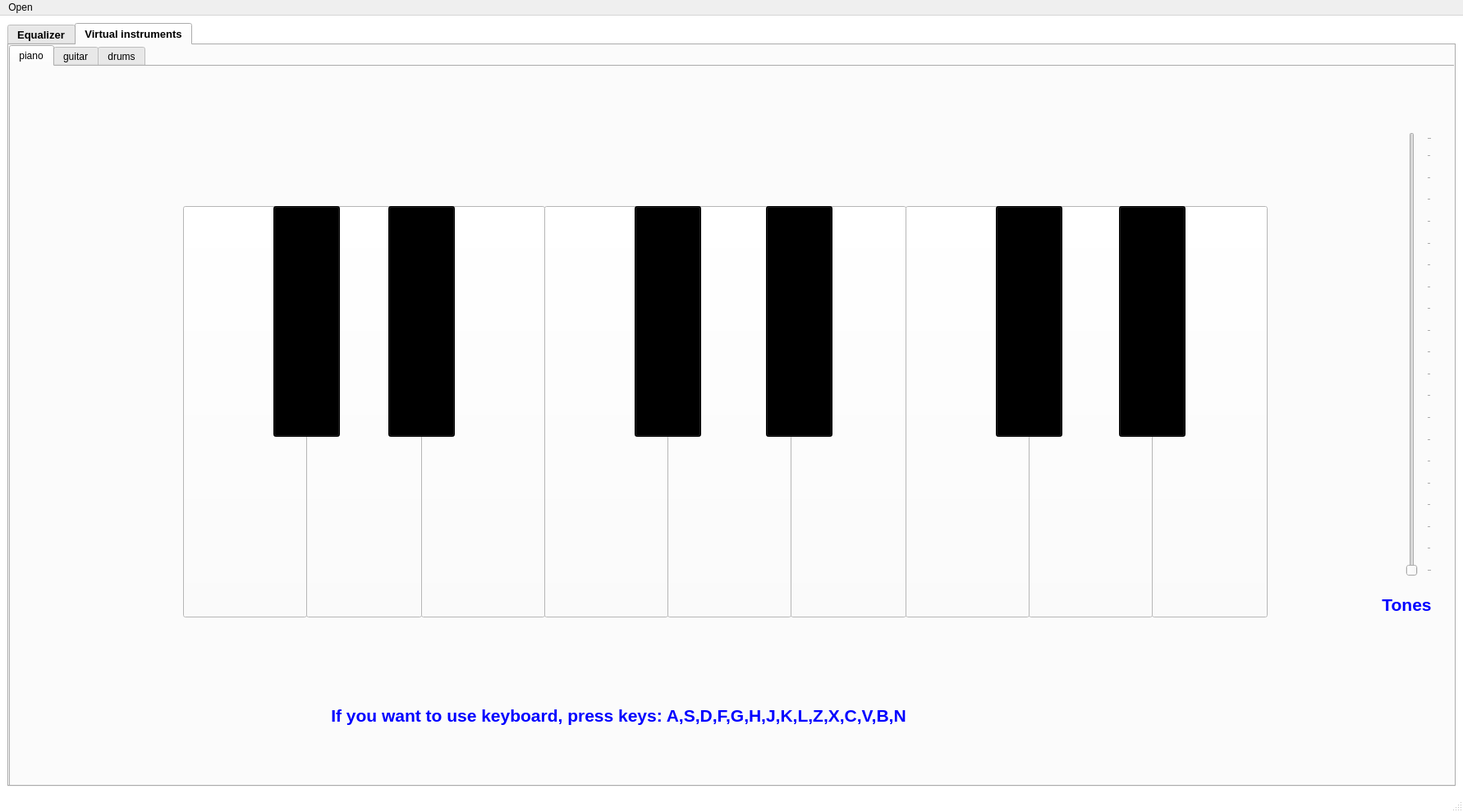
<?xml version="1.0" encoding="UTF-8"?>
<ui version="4.0">
 <class>MainWindow</class>
 <widget class="QMainWindow" name="MainWindow">
  <property name="geometry">
   <rect>
    <x>0</x>
    <y>0</y>
    <width>1782</width>
    <height>989</height>
   </rect>
  </property>
  <property name="windowTitle">
   <string>MainWindow</string>
  </property>
  <property name="styleSheet">
   <string notr="true">QMainWindow { background-color:white; }</string>
  </property>
  <widget class="QWidget" name="centralwidget">
   <layout class="QGridLayout" name="gridLayout">
    <item row="0" column="0">
     <layout class="QHBoxLayout" name="horizontalLayout">
      <item>
       <widget class="QTabWidget" name="main_tab">
        <property name="font">
         <font>
          <pointsize>10</pointsize>
          <weight>75</weight>
          <bold>true</bold>
         </font>
        </property>
        <property name="styleSheet">
         <string notr="true">QPushButton { background-color: yellow; }</string>
        </property>
        <property name="currentIndex">
         <number>1</number>
        </property>
        <property name="iconSize">
         <size>
          <width>50</width>
          <height>151</height>
         </size>
        </property>
        <property name="elideMode">
         <enum>Qt::ElideNone</enum>
        </property>
        <widget class="QWidget" name="tab_equalizer">
         <attribute name="title">
          <string>Equalizer</string>
         </attribute>
         <layout class="QGridLayout" name="gridLayout_2">
          <item row="0" column="0">
           <widget class="QSplitter" name="equalizer_splitter">
            <property name="orientation">
             <enum>Qt::Horizontal</enum>
            </property>
            <widget class="QSplitter" name="graph_splitter">
             <property name="orientation">
              <enum>Qt::Vertical</enum>
             </property>
             <widget class="QWidget" name="verticalLayoutWidget">
              <layout class="QVBoxLayout" name="graph_layout">
               <item>
                <widget class="PlotWidget" name="music_signal"/>
               </item>
               <item>
                <layout class="QHBoxLayout" name="buttons_layout">
                 <item>
                  <spacer name="buttons_spacer2">
                   <property name="orientation">
                    <enum>Qt::Horizontal</enum>
                   </property>
                   <property name="sizeHint" stdset="0">
                    <size>
                     <width>20</width>
                     <height>20</height>
                    </size>
                   </property>
                  </spacer>
                 </item>
                 <item>
                  <widget class="QPushButton" name="stop_button">
                   <property name="maximumSize">
                    <size>
                     <width>90</width>
                     <height>90</height>
                    </size>
                   </property>
                   <property name="styleSheet">
                    <string notr="true">QPushButton { background-color:black ; 
                     border-radius : 45;}</string>
                   </property>
                   <property name="text">
                    <string/>
                   </property>
                   <property name="icon">
                    <iconset>
                     <normaloff>img/stop-button2.png</normaloff>img/stop-button2.png</iconset>
                   </property>
                   <property name="iconSize">
                    <size>
                     <width>90</width>
                     <height>90</height>
                    </size>
                   </property>
                   <property name="autoDefault">
                    <bool>false</bool>
                   </property>
                   <property name="default">
                    <bool>false</bool>
                   </property>
                   <property name="flat">
                    <bool>false</bool>
                   </property>
                  </widget>
                 </item>
                 <item>
                  <widget class="QPushButton" name="play_button">
                   <property name="maximumSize">
                    <size>
                     <width>90</width>
                     <height>90</height>
                    </size>
                   </property>
                   <property name="autoFillBackground">
                    <bool>false</bool>
                   </property>
                   <property name="styleSheet">
                    <string notr="true">QPushButton { background-color:black ;
                      border-radius : 45; }</string>
                   </property>
                   <property name="text">
                    <string/>
                   </property>
                   <property name="icon">
                    <iconset>
                     <normaloff>img/play-button2.png</normaloff>img/play-button2.png</iconset>
                   </property>
                   <property name="iconSize">
                    <size>
                     <width>90</width>
                     <height>90</height>
                    </size>
                   </property>
                  </widget>
                 </item>
                 <item>
                  <spacer name="buttons_spacer1">
                   <property name="orientation">
                    <enum>Qt::Horizontal</enum>
                   </property>
                   <property name="sizeHint" stdset="0">
                    <size>
                     <width>20</width>
                     <height>20</height>
                    </size>
                   </property>
                  </spacer>
                 </item>
                </layout>
               </item>
              </layout>
             </widget>
             <widget class="QWidget" name="verticalLayoutWidget_3">
              <layout class="QVBoxLayout" name="spectrogram_layout">
               <item>
                <layout class="QHBoxLayout" name="spectrogram_title_layout">
                 <item>
                  <widget class="QLabel" name="spectrogram_title">
                   <property name="font">
                    <font>
                     <pointsize>14</pointsize>
                     <weight>75</weight>
                     <bold>true</bold>
                    </font>
                   </property>
                   <property name="styleSheet">
                    <string notr="true">QLabel { color: blue;}</string>
                   </property>
                   <property name="text">
                    <string>Spectrogram</string>
                   </property>
                   <property name="alignment">
                    <set>Qt::AlignCenter</set>
                   </property>
                  </widget>
                 </item>
                </layout>
               </item>
               <item>
                <widget class="QWidget" name="spectro_widget" native="true"/>
               </item>
              </layout>
             </widget>
            </widget>
            <widget class="QWidget" name="verticalLayoutWidget_2">
             <layout class="QVBoxLayout" name="setting_layout">
              <item>
               <layout class="QVBoxLayout" name="setting_layout2">
                <item>
                 <spacer name="header_setting_space">
                  <property name="orientation">
                   <enum>Qt::Horizontal</enum>
                  </property>
                  <property name="sizeHint" stdset="0">
                   <size>
                    <width>40</width>
                    <height>20</height>
                   </size>
                  </property>
                 </spacer>
                </item>
                <item>
                 <layout class="QHBoxLayout" name="volume_layout">
                  <item>
                   <widget class="Line" name="volume_line1">
                    <property name="styleSheet">
                     <string notr="true">Line { color: white; }</string>
                    </property>
                    <property name="midLineWidth">
                     <number>5</number>
                    </property>
                    <property name="orientation">
                     <enum>Qt::Horizontal</enum>
                    </property>
                   </widget>
                  </item>
                  <item>
                   <widget class="QLabel" name="volume_level_title">
                    <property name="font">
                     <font>
                      <pointsize>14</pointsize>
                      <weight>75</weight>
                      <bold>true</bold>
                     </font>
                    </property>
                    <property name="styleSheet">
                     <string notr="true">QLabel { color: blue;}</string>
                    </property>
                    <property name="text">
                     <string>Volume level</string>
                    </property>
                    <property name="alignment">
                     <set>Qt::AlignCenter</set>
                    </property>
                   </widget>
                  </item>
                  <item>
                   <widget class="Line" name="volume_line2">
                    <property name="styleSheet">
                     <string notr="true">Line { color: blue; }</string>
                    </property>
                    <property name="frameShadow">
                     <enum>QFrame::Sunken</enum>
                    </property>
                    <property name="lineWidth">
                     <number>1</number>
                    </property>
                    <property name="midLineWidth">
                     <number>5</number>
                    </property>
                    <property name="orientation">
                     <enum>Qt::Horizontal</enum>
                    </property>
                   </widget>
                  </item>
                 </layout>
                </item>
                <item>
                 <widget class="QDial" name="volume_control">
                  <property name="maximumSize">
                   <size>
                    <width>500</width>
                    <height>500</height>
                   </size>
                  </property>
                  <property name="font">
                   <font>
                    <pointsize>36</pointsize>
                   </font>
                  </property>
                  <property name="focusPolicy">
                   <enum>Qt::WheelFocus</enum>
                  </property>
                  <property name="styleSheet">
                   <string notr="true">QDial { background-color:blue; }</string>
                  </property>
                  <property name="value">
                   <number>25</number>
                  </property>
                  <property name="sliderPosition">
                   <number>25</number>
                  </property>
                  <property name="orientation">
                   <enum>Qt::Horizontal</enum>
                  </property>
                  <property name="wrapping">
                   <bool>false</bool>
                  </property>
                  <property name="notchesVisible">
                   <bool>true</bool>
                  </property>
                 </widget>
                </item>
                <item>
                 <layout class="QHBoxLayout" name="music_layout">
                  <item>
                   <widget class="Line" name="musical_line1">
                    <property name="midLineWidth">
                     <number>5</number>
                    </property>
                    <property name="orientation">
                     <enum>Qt::Horizontal</enum>
                    </property>
                   </widget>
                  </item>
                  <item>
                   <widget class="QLabel" name="musical_setting_title">
                    <property name="font">
                     <font>
                      <pointsize>14</pointsize>
                      <weight>75</weight>
                      <bold>true</bold>
                     </font>
                    </property>
                    <property name="styleSheet">
                     <string notr="true">QLabel { color: blue;}</string>
                    </property>
                    <property name="text">
                     <string>Musical settings</string>
                    </property>
                    <property name="alignment">
                     <set>Qt::AlignCenter</set>
                    </property>
                   </widget>
                  </item>
                  <item>
                   <widget class="Line" name="musical_line2">
                    <property name="midLineWidth">
                     <number>5</number>
                    </property>
                    <property name="orientation">
                     <enum>Qt::Horizontal</enum>
                    </property>
                   </widget>
                  </item>
                 </layout>
                </item>
                <item>
                 <layout class="QHBoxLayout" name="musical_setting_layout">
                  <item>
                   <layout class="QVBoxLayout" name="drums_layout">
                    <item>
                     <widget class="QSlider" name="drums_slider">
                      <property name="maximumSize">
                       <size>
                        <width>35</width>
                        <height>500</height>
                       </size>
                      </property>
                      <property name="value">
                       <number>50</number>
                      </property>
                      <property name="orientation">
                       <enum>Qt::Vertical</enum>
                      </property>
                      <property name="tickPosition">
                       <enum>QSlider::TicksAbove</enum>
                      </property>
                      <property name="tickInterval">
                       <number>5</number>
                      </property>
                     </widget>
                    </item>
                    <item>
                     <widget class="QLabel" name="drums_icon">
                      <property name="maximumSize">
                       <size>
                        <width>50</width>
                        <height>50</height>
                       </size>
                      </property>
                      <property name="styleSheet">
                       <string notr="true">QLabel { background-color: white; }</string>
                      </property>
                      <property name="text">
                       <string/>
                      </property>
                      <property name="pixmap">
                       <pixmap>drum-kit.png</pixmap>
                      </property>
                      <property name="scaledContents">
                       <bool>true</bool>
                      </property>
                     </widget>
                    </item>
                   </layout>
                  </item>
                  <item>
                   <layout class="QVBoxLayout" name="piano_layout">
                    <item>
                     <widget class="QSlider" name="piano_slider">
                      <property name="maximumSize">
                       <size>
                        <width>35</width>
                        <height>500</height>
                       </size>
                      </property>
                      <property name="value">
                       <number>50</number>
                      </property>
                      <property name="orientation">
                       <enum>Qt::Vertical</enum>
                      </property>
                      <property name="tickPosition">
                       <enum>QSlider::TicksAbove</enum>
                      </property>
                      <property name="tickInterval">
                       <number>5</number>
                      </property>
                     </widget>
                    </item>
                    <item>
                     <widget class="QLabel" name="piano_icon">
                      <property name="maximumSize">
                       <size>
                        <width>50</width>
                        <height>50</height>
                       </size>
                      </property>
                      <property name="frameShape">
                       <enum>QFrame::NoFrame</enum>
                      </property>
                      <property name="frameShadow">
                       <enum>QFrame::Plain</enum>
                      </property>
                      <property name="text">
                       <string/>
                      </property>
                      <property name="pixmap">
                       <pixmap>preview.jpg</pixmap>
                      </property>
                      <property name="scaledContents">
                       <bool>true</bool>
                      </property>
                      <property name="alignment">
                       <set>Qt::AlignJustify|Qt::AlignVCenter</set>
                      </property>
                      <property name="margin">
                       <number>3</number>
                      </property>
                     </widget>
                    </item>
                   </layout>
                  </item>
                  <item>
                   <layout class="QVBoxLayout" name="flute_layout">
                    <item>
                     <widget class="QSlider" name="flute_slider">
                      <property name="maximumSize">
                       <size>
                        <width>35</width>
                        <height>500</height>
                       </size>
                      </property>
                      <property name="styleSheet">
                       <string notr="true">QSliderl { color: blue; }</string>
                      </property>
                      <property name="value">
                       <number>50</number>
                      </property>
                      <property name="orientation">
                       <enum>Qt::Vertical</enum>
                      </property>
                      <property name="tickPosition">
                       <enum>QSlider::TicksAbove</enum>
                      </property>
                      <property name="tickInterval">
                       <number>5</number>
                      </property>
                     </widget>
                    </item>
                    <item>
                     <widget class="QLabel" name="flute_icon">
                      <property name="maximumSize">
                       <size>
                        <width>50</width>
                        <height>50</height>
                       </size>
                      </property>
                      <property name="text">
                       <string/>
                      </property>
                      <property name="pixmap">
                       <pixmap>flute.jpg</pixmap>
                      </property>
                      <property name="scaledContents">
                       <bool>true</bool>
                      </property>
                     </widget>
                    </item>
                   </layout>
                  </item>
                 </layout>
                </item>
               </layout>
              </item>
             </layout>
            </widget>
           </widget>
          </item>
         </layout>
        </widget>
        <widget class="QWidget" name="virtual_intrument_tab">
         <attribute name="title">
          <string>Virtual instruments</string>
         </attribute>
         <widget class="QTabWidget" name="tabWidget">
          <property name="geometry">
           <rect>
            <x>0</x>
            <y>0</y>
            <width>1931</width>
            <height>941</height>
           </rect>
          </property>
          <property name="currentIndex">
           <number>0</number>
          </property>
          <widget class="QWidget" name="piano_tab">
           <attribute name="title">
            <string>piano</string>
           </attribute>
           <widget class="QLabel" name="piano">
            <property name="geometry">
             <rect>
              <x>30</x>
              <y>40</y>
              <width>1571</width>
              <height>641</height>
             </rect>
            </property>
            <property name="text">
             <string/>
            </property>
            <property name="pixmap">
             <pixmap>../TASK3/484-4844993_keyboard-cartoon-piano-hd-png-download.png</pixmap>
            </property>
            <property name="scaledContents">
             <bool>true</bool>
            </property>
           </widget>
           <widget class="QPushButton" name="C_piano">
            <property name="geometry">
             <rect>
              <x>210</x>
              <y>170</y>
              <width>151</width>
              <height>501</height>
             </rect>
            </property>
            <property name="styleSheet">
             <string notr="true">background-color: rgb(255, 255, 255);</string>
            </property>
            <property name="text">
             <string/>
            </property>
            <property name="shortcut">
             <string>A</string>
            </property>
           </widget>
           <widget class="QPushButton" name="D_piano">
            <property name="geometry">
             <rect>
              <x>360</x>
              <y>170</y>
              <width>141</width>
              <height>501</height>
             </rect>
            </property>
            <property name="styleSheet">
             <string notr="true">background-color: rgb(255, 255, 255);</string>
            </property>
            <property name="text">
             <string/>
            </property>
            <property name="shortcut">
             <string>S</string>
            </property>
           </widget>
           <widget class="QPushButton" name="E_piano">
            <property name="geometry">
             <rect>
              <x>500</x>
              <y>170</y>
              <width>151</width>
              <height>501</height>
             </rect>
            </property>
            <property name="styleSheet">
             <string notr="true">background-color: rgb(255, 255, 255);</string>
            </property>
            <property name="text">
             <string/>
            </property>
            <property name="shortcut">
             <string>D</string>
            </property>
           </widget>
           <widget class="QPushButton" name="F_piano">
            <property name="geometry">
             <rect>
              <x>650</x>
              <y>170</y>
              <width>151</width>
              <height>501</height>
             </rect>
            </property>
            <property name="styleSheet">
             <string notr="true">background-color: rgb(255, 255, 255);</string>
            </property>
            <property name="text">
             <string/>
            </property>
            <property name="shortcut">
             <string>F</string>
            </property>
           </widget>
           <widget class="QPushButton" name="G_piano">
            <property name="geometry">
             <rect>
              <x>800</x>
              <y>170</y>
              <width>151</width>
              <height>501</height>
             </rect>
            </property>
            <property name="styleSheet">
             <string notr="true">background-color: rgb(0, 0, 0);
background-color: rgb(255, 255, 255);</string>
            </property>
            <property name="text">
             <string/>
            </property>
            <property name="shortcut">
             <string>H</string>
            </property>
           </widget>
           <widget class="QPushButton" name="B_piano">
            <property name="geometry">
             <rect>
              <x>950</x>
              <y>170</y>
              <width>141</width>
              <height>501</height>
             </rect>
            </property>
            <property name="styleSheet">
             <string notr="true">background-color: rgb(255, 255, 255);</string>
            </property>
            <property name="text">
             <string/>
            </property>
            <property name="shortcut">
             <string>G</string>
            </property>
           </widget>
           <widget class="QPushButton" name="A_piano">
            <property name="geometry">
             <rect>
              <x>1090</x>
              <y>170</y>
              <width>151</width>
              <height>501</height>
             </rect>
            </property>
            <property name="styleSheet">
             <string notr="true">background-color: rgb(255, 255, 255);</string>
            </property>
            <property name="text">
             <string/>
            </property>
            <property name="shortcut">
             <string>J</string>
            </property>
           </widget>
           <widget class="QPushButton" name="D2_piano">
            <property name="geometry">
             <rect>
              <x>1240</x>
              <y>170</y>
              <width>151</width>
              <height>501</height>
             </rect>
            </property>
            <property name="styleSheet">
             <string notr="true">background-color: rgb(255, 255, 255);</string>
            </property>
            <property name="text">
             <string/>
            </property>
            <property name="shortcut">
             <string>K</string>
            </property>
           </widget>
           <widget class="QPushButton" name="E2_piano">
            <property name="geometry">
             <rect>
              <x>1390</x>
              <y>170</y>
              <width>141</width>
              <height>501</height>
             </rect>
            </property>
            <property name="styleSheet">
             <string notr="true">background-color: rgb(255, 255, 255);</string>
            </property>
            <property name="text">
             <string/>
            </property>
            <property name="shortcut">
             <string>L</string>
            </property>
           </widget>
           <widget class="QPushButton" name="c_piano">
            <property name="geometry">
             <rect>
              <x>320</x>
              <y>170</y>
              <width>81</width>
              <height>281</height>
             </rect>
            </property>
            <property name="styleSheet">
             <string notr="true">background-color: rgb(0, 0, 0);</string>
            </property>
            <property name="text">
             <string/>
            </property>
            <property name="shortcut">
             <string>Z</string>
            </property>
           </widget>
           <widget class="QPushButton" name="d2_paino">
            <property name="geometry">
             <rect>
              <x>1350</x>
              <y>170</y>
              <width>81</width>
              <height>281</height>
             </rect>
            </property>
            <property name="styleSheet">
             <string notr="true">background-color: rgb(0, 0, 0);</string>
            </property>
            <property name="text">
             <string/>
            </property>
            <property name="shortcut">
             <string>N</string>
            </property>
           </widget>
           <widget class="QPushButton" name="d_piano">
            <property name="geometry">
             <rect>
              <x>460</x>
              <y>170</y>
              <width>81</width>
              <height>281</height>
             </rect>
            </property>
            <property name="styleSheet">
             <string notr="true">background-color: rgb(0, 0, 0);</string>
            </property>
            <property name="text">
             <string/>
            </property>
            <property name="shortcut">
             <string>X</string>
            </property>
           </widget>
           <widget class="QPushButton" name="f_piano">
            <property name="geometry">
             <rect>
              <x>760</x>
              <y>170</y>
              <width>81</width>
              <height>281</height>
             </rect>
            </property>
            <property name="styleSheet">
             <string notr="true">background-color: rgb(0, 0, 0);</string>
            </property>
            <property name="text">
             <string/>
            </property>
            <property name="shortcut">
             <string>C</string>
            </property>
           </widget>
           <widget class="QPushButton" name="g_piano">
            <property name="geometry">
             <rect>
              <x>920</x>
              <y>170</y>
              <width>81</width>
              <height>281</height>
             </rect>
            </property>
            <property name="styleSheet">
             <string notr="true">background-color: rgb(0, 0, 0);</string>
            </property>
            <property name="text">
             <string/>
            </property>
            <property name="shortcut">
             <string>V</string>
            </property>
           </widget>
           <widget class="QPushButton" name="a_piano">
            <property name="geometry">
             <rect>
              <x>1200</x>
              <y>170</y>
              <width>81</width>
              <height>281</height>
             </rect>
            </property>
            <property name="styleSheet">
             <string notr="true">background-color: rgb(0, 0, 0);</string>
            </property>
            <property name="text">
             <string/>
            </property>
            <property name="shortcut">
             <string>B</string>
            </property>
           </widget>
           <widget class="QSlider" name="tone_slider">
            <property name="geometry">
             <rect>
              <x>1690</x>
              <y>80</y>
              <width>41</width>
              <height>541</height>
             </rect>
            </property>
            <property name="orientation">
             <enum>Qt::Vertical</enum>
            </property>
            <property name="tickPosition">
             <enum>QSlider::TicksBelow</enum>
            </property>
            <property name="tickInterval">
             <number>5</number>
            </property>
           </widget>
           <widget class="QLabel" name="keyboard">
            <property name="geometry">
             <rect>
              <x>290</x>
              <y>760</y>
              <width>901</width>
              <height>61</height>
             </rect>
            </property>
            <property name="font">
             <font>
              <pointsize>16</pointsize>
              <weight>75</weight>
              <bold>true</bold>
             </font>
            </property>
            <property name="styleSheet">
             <string notr="true">QLabel { color: blue;}</string>
            </property>
            <property name="text">
             <string>If you want to use keyboard, press keys: A,S,D,F,G,H,J,K,L,Z,X,C,V,B,N</string>
            </property>
            <property name="alignment">
             <set>Qt::AlignCenter</set>
            </property>
           </widget>
           <widget class="QLabel" name="tone_label">
            <property name="geometry">
             <rect>
              <x>1660</x>
              <y>630</y>
              <width>81</width>
              <height>51</height>
             </rect>
            </property>
            <property name="font">
             <font>
              <pointsize>16</pointsize>
              <weight>75</weight>
              <bold>true</bold>
             </font>
            </property>
            <property name="styleSheet">
             <string notr="true">QLabel { color: blue;}</string>
            </property>
            <property name="text">
             <string>Tones</string>
            </property>
            <property name="alignment">
             <set>Qt::AlignCenter</set>
            </property>
           </widget>
          </widget>
          <widget class="QWidget" name="guitar_tap">
           <attribute name="title">
            <string>guitar</string>
           </attribute>
           <widget class="QLabel" name="guitar">
            <property name="geometry">
             <rect>
              <x>50</x>
              <y>40</y>
              <width>1651</width>
              <height>741</height>
             </rect>
            </property>
            <property name="text">
             <string/>
            </property>
            <property name="pixmap">
             <pixmap>../TASK3/unnamed.png</pixmap>
            </property>
            <property name="scaledContents">
             <bool>true</bool>
            </property>
           </widget>
           <widget class="QPushButton" name="E1_guitar">
            <property name="geometry">
             <rect>
              <x>740</x>
              <y>430</y>
              <width>631</width>
              <height>20</height>
             </rect>
            </property>
            <property name="styleSheet">
             <string notr="true">background-color: rgb(67, 67, 67);</string>
            </property>
            <property name="text">
             <string/>
            </property>
            <property name="flat">
             <bool>true</bool>
            </property>
           </widget>
           <widget class="QPushButton" name="B_guitar">
            <property name="geometry">
             <rect>
              <x>390</x>
              <y>440</y>
              <width>351</width>
              <height>20</height>
             </rect>
            </property>
            <property name="styleSheet">
             <string notr="true">background-color: rgb(213, 164, 111);</string>
            </property>
            <property name="text">
             <string/>
            </property>
            <property name="flat">
             <bool>true</bool>
            </property>
           </widget>
           <widget class="QPushButton" name="D_guitar">
            <property name="geometry">
             <rect>
              <x>390</x>
              <y>390</y>
              <width>351</width>
              <height>20</height>
             </rect>
            </property>
            <property name="styleSheet">
             <string notr="true">background-color: rgb(208, 159, 110);</string>
            </property>
            <property name="text">
             <string/>
            </property>
            <property name="flat">
             <bool>true</bool>
            </property>
           </widget>
           <widget class="QPushButton" name="A_guitar">
            <property name="geometry">
             <rect>
              <x>400</x>
              <y>350</y>
              <width>341</width>
              <height>20</height>
             </rect>
            </property>
            <property name="styleSheet">
             <string notr="true">background-color: rgb(208, 157, 102);</string>
            </property>
            <property name="text">
             <string/>
            </property>
            <property name="flat">
             <bool>true</bool>
            </property>
           </widget>
           <widget class="QPushButton" name="E_guitar">
            <property name="geometry">
             <rect>
              <x>740</x>
              <y>360</y>
              <width>631</width>
              <height>20</height>
             </rect>
            </property>
            <property name="styleSheet">
             <string notr="true">background-color: rgb(88, 84, 84);</string>
            </property>
            <property name="text">
             <string/>
            </property>
            <property name="flat">
             <bool>true</bool>
            </property>
           </widget>
           <widget class="QPushButton" name="G_guitar">
            <property name="geometry">
             <rect>
              <x>740</x>
              <y>400</y>
              <width>631</width>
              <height>20</height>
             </rect>
            </property>
            <property name="styleSheet">
             <string notr="true">background-color: rgb(64, 59, 57);</string>
            </property>
            <property name="text">
             <string/>
            </property>
            <property name="flat">
             <bool>true</bool>
            </property>
           </widget>
          </widget>
          <widget class="QWidget" name="drums_tab">
           <attribute name="title">
            <string>drums</string>
           </attribute>
           <widget class="QLabel" name="drum">
            <property name="geometry">
             <rect>
              <x>310</x>
              <y>50</y>
              <width>1081</width>
              <height>761</height>
             </rect>
            </property>
            <property name="text">
             <string/>
            </property>
            <property name="pixmap">
             <pixmap>drum.jpeg</pixmap>
            </property>
            <property name="scaledContents">
             <bool>true</bool>
            </property>
           </widget>
           <widget class="QPushButton" name="drum_center">
            <property name="geometry">
             <rect>
              <x>560</x>
              <y>250</y>
              <width>631</width>
              <height>141</height>
             </rect>
            </property>
            <property name="styleSheet">
             <string notr="true">background-color: rgb(207, 207, 207);</string>
            </property>
            <property name="text">
             <string/>
            </property>
            <property name="flat">
             <bool>true</bool>
            </property>
           </widget>
           <widget class="QPushButton" name="drum_buttom">
            <property name="geometry">
             <rect>
              <x>600</x>
              <y>440</y>
              <width>471</width>
              <height>91</height>
             </rect>
            </property>
            <property name="styleSheet">
             <string notr="true">background-color: rgb(206, 206, 206);</string>
            </property>
            <property name="text">
             <string/>
            </property>
            <property name="flat">
             <bool>true</bool>
            </property>
           </widget>
          </widget>
         </widget>
        </widget>
       </widget>
      </item>
     </layout>
    </item>
   </layout>
  </widget>
  <widget class="QMenuBar" name="menubar">
   <property name="geometry">
    <rect>
     <x>0</x>
     <y>0</y>
     <width>1782</width>
     <height>26</height>
    </rect>
   </property>
   <widget class="QMenu" name="menuOpen">
    <property name="title">
     <string>Open</string>
    </property>
    <addaction name="open_action"/>
   </widget>
   <addaction name="menuOpen"/>
  </widget>
  <widget class="QStatusBar" name="statusbar"/>
  <action name="open_action">
   <property name="text">
    <string>Upload the signal</string>
   </property>
   <property name="font">
    <font>
     <pointsize>10</pointsize>
     <weight>50</weight>
     <bold>false</bold>
    </font>
   </property>
  </action>
 </widget>
 <customwidgets>
  <customwidget>
   <class>PlotWidget</class>
   <extends>QGraphicsView</extends>
   <header>pyqtgraph</header>
  </customwidget>
 </customwidgets>
 <resources/>
 <connections/>
</ui>
